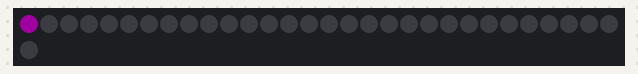
A sketch run on a simulated Arduino Uno, built with avr-gcc and run on an emulated ATmega328P. Parts: 31 RGB LEDs in strip order, left to right, continuing on the next row. Dim RGB values are drawn brighter than linear; random numbers use the default seed unless the sketch sets one.

Above: at 0.15 s.
At 1.36 s:
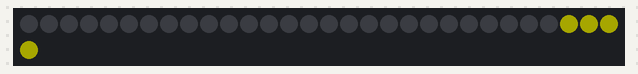
At 9.12 s:
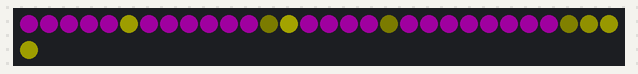
At 21.09 s:
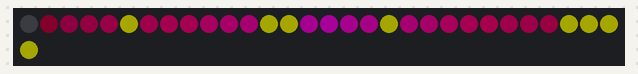
At 30.25 s:
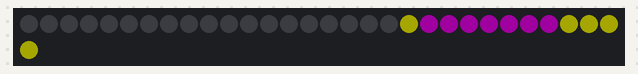
At 39.57 s:
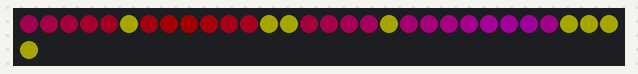

The sketch:

rgb_sketch.ino
```cpp
#include <Adafruit_NeoPixel.h>
#include <inttypes.h>

#define NEOPIXEL_PIN 0

// We use "pixel" to refer to a single WS2812B package, which contains three LEDs (red, green and blue).

#define NUM_PIXELS 31

// We copy some type name defines here to keep the sketch self contained.
#define u8 uint8_t
#define u16 uint16_t
#define u32 uint32_t
#define s16 int16_t

// Create the NeoPixel driver object. On the PC, this becomes the emulator.
Adafruit_NeoPixel pixels = Adafruit_NeoPixel(NUM_PIXELS, NEOPIXEL_PIN, NEO_GRB + NEO_KHZ800);

// This must be below the short int type names and the NeoPixel library init.
#ifndef Arduino_h
#include "arduino_sketch.hpp"
// When running on the PC, we include stdio.h for printf() debugging.
#include <stdio.h>
#endif

// Example of wrapping stuff that will only compile in the IDE.
#ifdef Arduino_h
void debugMarker()
{
  pinMode(0, OUTPUT);
  for (u8 i = 0; i < 10; ++i) {
    digitalWrite(1, HIGH);
    delay(500);
    digitalWrite(1, LOW);
    delay(500);
  }
}
#endif

// End of boilerplate.

void setup()
{
// Arduino_h is only defined when compiling the sketch in the Arduino IDE.
#ifndef Arduino_h
    // Select line, circle or grid pixel layout for emulator.
     pixels.setPixelLayout(Strip);
    //pixels.setPixelLayout(Ring);
    // pixels.setPixelLayout(Grid);
#endif
    pixels.begin();
    // setBrightness() is intended for use only in setup() and not for animations. It's ignored by the emulator (see
    // the README).
    pixels.setBrightness(40);
    pixels.show();
}


struct Segment {
  u32 color;
  s16 speed;
  u8 lengthPercent;
};


void loop()
{
    int runSec = 5;
    u16 numSegments;

    const int maxSegments = 5;
    Segment segmentArr[maxSegments];
    for (u16 i=0; i<3; i++) {
    	taitoRama();
    clear(pixels.Color(0, 0, 0), 1000);
	}
    segmentArr[0] = { 0xffffff, 123, 75 };
    segmentArr[1] = { 0x00ff00, 456, 75 };
    segmentArr[2] = { 0xff00ff, 123, 75 };
    smoothRunners(5, 1, segmentArr, 3, true);

    // darker rainbow
    segmentArr[0] = { 0xff00ff, 60, 100 };
    segmentArr[1] = { 0xff0000, 70, 100 };
    smoothRunners(20, 10, segmentArr, 2, false);
}


void taitoRama()
{
    // 0-11 tait - 6 is yellow
    // 12-13 o yellow
    // 14-26 rama - 19 is yellow a
    // 27-30 taito - yellow
    for (u16 i = 0; i < 12; ++i) {
        if (i == 5) continue;
        pixels.setPixelColor(i, pixels.Color(200,0,200));
        pixels.show();
        delay(10);
    }
    for (u16 i = 12; i < 14; ++i) {
        pixels.setPixelColor(i, 0xffff00);
        pixels.show();
        delay(10);
    }
    for (u16 i = 14; i < 27; ++i) {
        if (i == 19) continue;
        pixels.setPixelColor(i, pixels.Color(200,0,200));
        pixels.show();
        delay(10);
    }
    for (u16 i = 27; i < 31; ++i) {
        pixels.setPixelColor(i, 0xffff00);
        pixels.show();
        delay(10);
    }
    pixels.setPixelColor(5, 0xffff00);
    pixels.setPixelColor(19, 0xffff00);
    pixels.show();
    delay(10);
}

void smoothRunners(u16 runSec, u16 delayMs, struct Segment* segmentPtrIn, u8 numSegments, bool onlyBombs)
{
    u16 superPosBuf[numSegments];
    u16 numSuperPositions = pixels.numPixels() << 8;
    u16 superPosOffset = numSuperPositions / numSegments;
    for (u8 i = 0; i < numSegments; ++i) {
        superPosBuf[i] = i * superPosOffset;
    }

    u32 startMs = millis();
    while (millis() < startMs + runSec * 1000UL) {
        clear(0, 0);
        Segment* segmentPtr = segmentPtrIn;
        for (u8 i = 0; i < numSegments; ++i) {
            u16 superPos = superPosBuf[i];
            superPos = wrapAdd(superPos, segmentPtr->speed, numSuperPositions);
            superPosBuf[i] = superPos;
            u8 numSegmentPixels = segmentPtr->lengthPercent * pixels.numPixels() / 100;
            if (numSegmentPixels < 2) {
                numSegmentPixels = 2;
            }
            drawTaperedSegment(superPos, numSegmentPixels, segmentPtr->color, onlyBombs);
            ++segmentPtr;
        }
        pixels.show();
        delay(delayMs);
    }
}

void drawTaperedSegment(u16 superPos, u8 numSegmentPixels, u32 color, bool onlyBombs)
{
    u8 shiftPos = superPos & 0xff;
    u8 pixelPos = superPos >> 8;
    for (u8 i = 0; i <= numSegmentPixels; ++i) {
        u32 color1 = calcTaperedSegmentPixel(numSegmentPixels, i, color);
        u32 color2 = calcTaperedSegmentPixel(numSegmentPixels, i + 1, color);
        u32 avgColor = colorWeightedAvg(color1, color2, 255 - shiftPos);
        addPixelColor(pixelPos, avgColor, onlyBombs);
        pixelPos = wrapAdd(pixelPos, 1, pixels.numPixels() - 1);
    }
}

// Example for 7 pixels.
//
//        X
//       X X
//      X   X
//     X     X
//
// pixel 3 is center and will be set to brightestVal.
// There are 4 pixels on each side, sharing the center pixel
// The values of the 4 pixels are assigned in such a way that an imagined 5th pixel on each side is 0.
// So, for 4 pixels:
//   single step = 255 / 4 = 63
//   steps for 7 pixels: 64, 127, 191, 255, 191, 127, 64
u32 calcTaperedSegmentPixel(u8 numSegmentPixels, u8 pos, u32 centerColor)
{
    if (pos == 0 || pos == numSegmentPixels + 1) {
        return 0x000000;
    }

    u8 centerPos = numSegmentPixels / 2;
    u8 rCenter, gCenter, bCenter;
    colorPackedToScalar(&rCenter, &gCenter, &bCenter, centerColor);
    u8 rStep = rCenter / (centerPos + 1);
    u8 gStep = gCenter / (centerPos + 1);
    u8 bStep = bCenter / (centerPos + 1);

    u8 segmentIndex;
    if (pos <= centerPos) {
        segmentIndex = pos + 1;
    }
    else {
        segmentIndex = numSegmentPixels - pos;
    }

    return pixels.Color(rStep * segmentIndex, gStep * segmentIndex, bStep * segmentIndex);
}

u32 colorWeightedAvg(u32 color1, u32 color2, u8 weight)
{
    u8 r1, g1, b1, r2, g2, b2;
    colorPackedToScalar(&r1, &g1, &b1, color1);
    colorPackedToScalar(&r2, &g2, &b2, color2);
    r1 = channelWeightedAvg(r1, r2, weight);
    g1 = channelWeightedAvg(g1, g2, weight);
    b1 = channelWeightedAvg(b1, b2, weight);
    return pixels.Color(r1, g1, b1);
}

u8 channelWeightedAvg(u8 a, u8 b, u8 weight)
{
    u16 aa = a * (256 - weight);
    u16 bb = b * weight;
    return (aa + bb) >> 8;
}

void addPixelColor(u16 pixelPos, u32 addColor, bool onlyBombs)
{
    // 0-11 tait - 5 is yellow
    // 12-13 o yellow
    // 14-26 rama - 19 is yellow a
    // 27-30 taito - yellow
    switch (pixelPos) {
      case 5:
      case 12:
      case 13:
      case 18:
      case 27:
      case 28:
      case 29:
      case 30:
        if (onlyBombs) {
        pixels.setPixelColor(pixelPos, pixels.Color(addColor % 255, addColor %255, 0));
	} else {
        	pixels.setPixelColor(pixelPos, pixels.Color(255, 255, 0));
}
        return;
      default: exit;
}
    if (onlyBombs) {
    pixels.setPixelColor(pixelPos, pixels.Color(200,0,200));

return; }

    u32 oldColor = pixels.getPixelColor(pixelPos);
    u32 newColor = additiveColorMix(oldColor, addColor);
    pixels.setPixelColor(pixelPos, newColor);
}

u32 additiveColorMix(u32 color1, u32 color2)
{
    u8 r1, g1, b1, r2, g2, b2;
    colorPackedToScalar(&r1, &g1, &b1, color1);
    colorPackedToScalar(&r2, &g2, &b2, color2);
    r1 = colorChannelClampedAdd(r1, r2);
    g1 = colorChannelClampedAdd(g1, g2);
    b1 = colorChannelClampedAdd(b1, b2);
    u32 c = pixels.Color(r1, g1, b1);
    return c;
}

void colorPackedToScalar(u8* r, u8* g, u8* b, u32 color) {
    *b = color;
    color >>= 8;
    *g = color;
    color >>= 8;
    *r = color;
}

u8 colorChannelClampedAdd(u8 a, u8 b) {
    u16 c = a + b;
    if (c > 255) {
        c = 255;
    }
    return c;
}

void xmasRedGreenTwinkles(u16 runSec)
{
    const u8 flashOnDelayMs = 20;
    const u8 flashPauseMs = 150;
    const u8 numTwinklesPerSwap = 3;
    bool redOrGreenFirst = false;
    u32 startMs = millis();
    u8 numTwinklesToNextSwap = 0;
    while (millis() < startMs + runSec * 1000UL) {
        if (!numTwinklesToNextSwap--) {
            numTwinklesToNextSwap = numTwinklesPerSwap;
            redOrGreenFirst = !redOrGreenFirst;
        }
        u8 twinkleLedIdx = random(0, pixels.numPixels() - 1);
        pixels.setPixelColor(twinkleLedIdx, 0xffffff);
        pixels.show();
        delay(flashOnDelayMs);
        for (u8 i = 0; i < pixels.numPixels(); ++i) {
            u32 c = (i + redOrGreenFirst) & 1 ? 0xff0000 : 0x00ff00;
            pixels.setPixelColor(i, c);
        }
        pixels.show();
        delay(flashPauseMs);
    }
}

void clear(u32 color, u16 clearMs)
{
    u16 delayMs = clearMs / pixels.numPixels();
    for (u16 i = 0; i < pixels.numPixels(); ++i) {
        pixels.setPixelColor(i, color);
        if (delayMs) {
            pixels.show();
            delay(delayMs);
        }
    }
}

s16 wrap(s16 val, s16 maxVal)
{
    if (val < 0) {
        return val + maxVal;
    }
    else if (val >= maxVal) {
        return val - maxVal;
    }
    else {
        return val;
    }
}

u16 wrapAdd(s16 val, s16 addVal, s16 maxVal)
{
    s16 t = val + addVal;
    if (t > maxVal) {
        return t - maxVal - 1;
    }
    else if (t < 0) {
        return maxVal + t + 1;
    }
    else {
        return t;
    }
}
```
